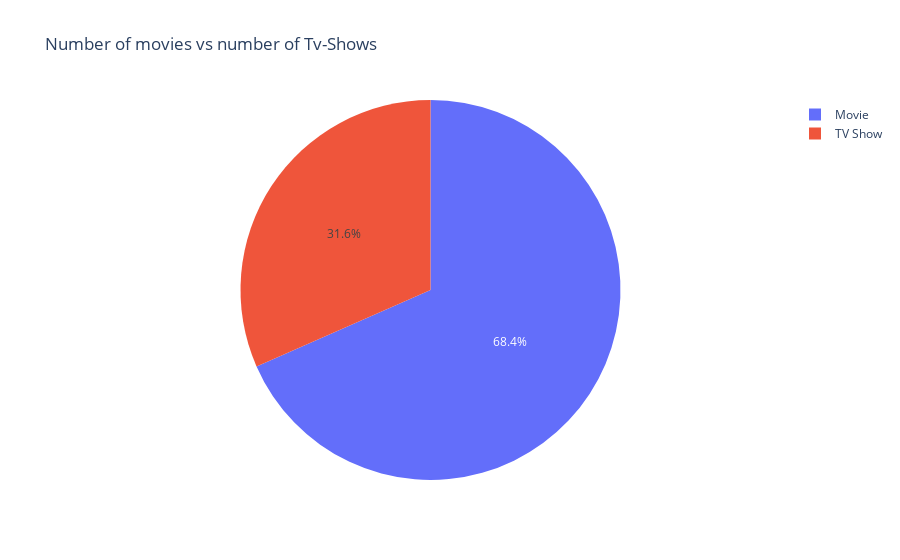

Write notebook code for a chart like this one.
### Code cell
px.pie(plot_df,values='Count',names='Type',title='Number of movies vs number of Tv-Shows')

### Figure 1 — Plotly figure (JSON) as saved in the notebook; plotly's stock layout.template omitted (floating-point values rounded to 4 significant figures)
{"data": [{"domain": {"x": [0, 1], "y": [0, 1]}, "hovertemplate": "Type=%{label}<br>Count=%{value}<extra></extra>", "labels": ["Movie", "TV Show"], "legendgroup": "", "name": "", "showlegend": true, "type": "pie", "values": [4265, 1969]}], "layout": {"legend": {"tracegroupgap": 0}, "title": {"text": "Number of movies vs number of Tv-Shows"}}}
